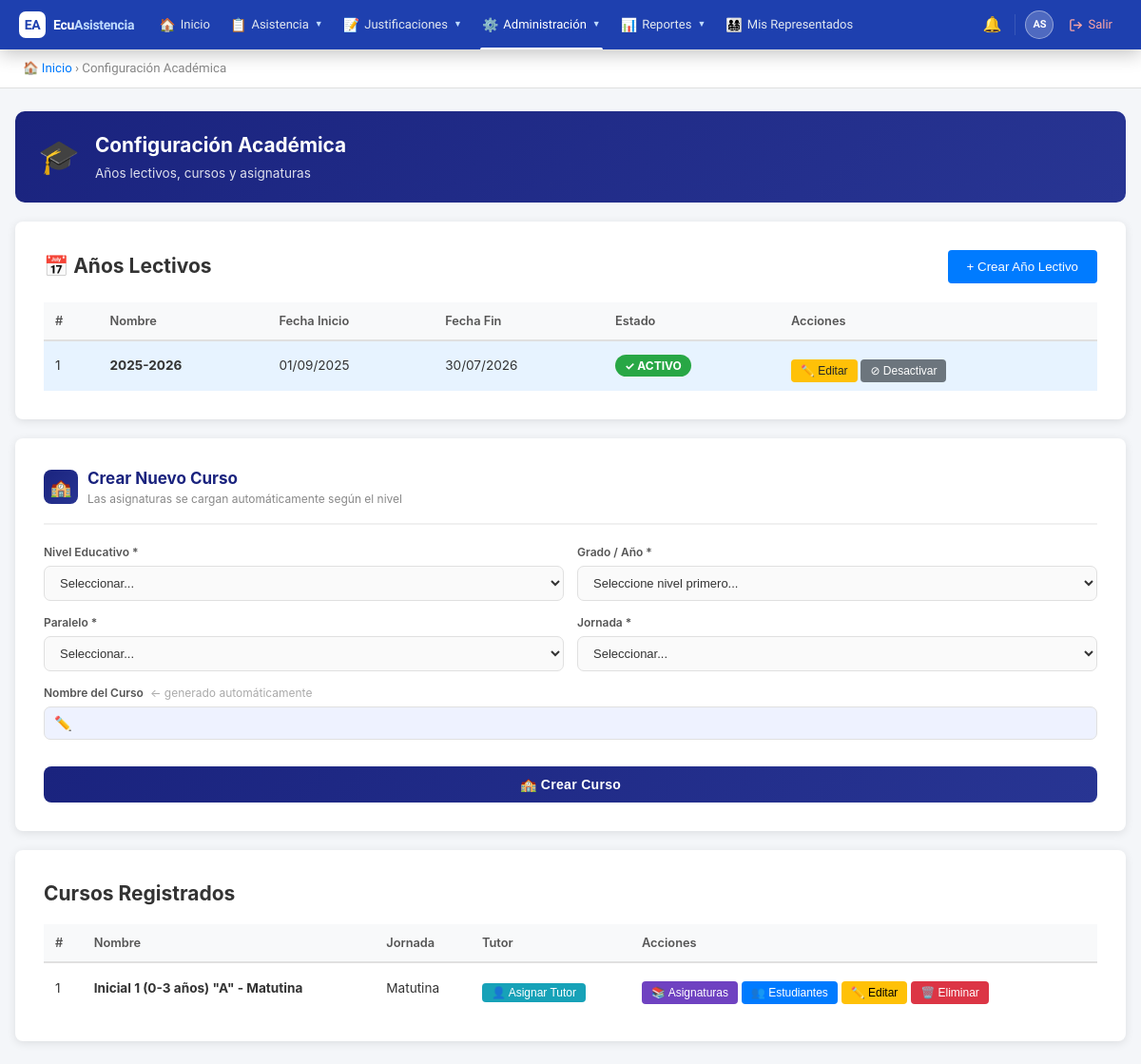
Screenshot of /public/?action=academic (signed in) with the database file from the repository.
### tables this page shows
CREATE TABLE `school_years` (
  `id` int(11) NOT NULL AUTO_INCREMENT,
  `institution_id` int(11) NOT NULL,
  `name` varchar(100) NOT NULL,
  `start_date` date NOT NULL,
  `end_date` date NOT NULL,
  `is_active` tinyint(1) DEFAULT 0,
  `created_at` timestamp NOT NULL DEFAULT current_timestamp(),
  `updated_at` timestamp NOT NULL DEFAULT current_timestamp() ON UPDATE current_timestamp(),
  PRIMARY KEY (`id`),
  KEY `institution_id` (`institution_id`),
  CONSTRAINT `school_years_ibfk_1` FOREIGN KEY (`institution_id`) REFERENCES `institutions` (`id`)
);

CREATE TABLE `courses` (
  `id` int(11) NOT NULL AUTO_INCREMENT,
  `institution_id` int(11) NOT NULL,
  `school_year_id` int(11) NOT NULL,
  `name` varchar(100) NOT NULL,
  `grade_level` varchar(50) DEFAULT NULL,
  `parallel` varchar(10) DEFAULT NULL,
  `shift_id` int(11) NOT NULL,
  `created_at` timestamp NOT NULL DEFAULT current_timestamp(),
  `updated_at` timestamp NOT NULL DEFAULT current_timestamp() ON UPDATE current_timestamp(),
  PRIMARY KEY (`id`),
  KEY `institution_id` (`institution_id`),
  KEY `school_year_id` (`school_year_id`),
  KEY `shift_id` (`shift_id`),
  CONSTRAINT `courses_ibfk_1` FOREIGN KEY (`institution_id`) REFERENCES `institutions` (`id`),
  CONSTRAINT `courses_ibfk_2` FOREIGN KEY (`school_year_id`) REFERENCES `school_years` (`id`),
  CONSTRAINT `courses_ibfk_3` FOREIGN KEY (`shift_id`) REFERENCES `shifts` (`id`)
);

CREATE TABLE `shifts` (
  `id` int(11) NOT NULL AUTO_INCREMENT,
  `name` varchar(50) NOT NULL,
  `created_at` timestamp NOT NULL DEFAULT current_timestamp(),
  PRIMARY KEY (`id`)
);

### views/academic/index.php (the view, shortened to what the rows shown need)
<!DOCTYPE html>
<html lang="es">
<head>
</head>
<body>
    <?php include BASE_PATH . '/views/partials/navbar.php'; ?>
<div class="container">
    <div class="page-header" style="background:linear-gradient(135deg,#1a237e,#283593);">
        <div>
            <h1>Configuración Académica</h1>
        </div>
    </div>
        <div class="card" style="margin-bottom: 20px;">
            <div style="display: flex; justify-content: space-between; align-items: center; margin-bottom: 20px;">
                <h2 style="margin: 0;">📅 Años Lectivos</h2>
            </div>
            <table>
                <thead>
                    <tr>
                        <th>#</th>
                        <th>Nombre</th>
                        <th>Fecha Inicio</th>
                        <th>Fecha Fin</th>
                        <th>Estado</th>
                        <th>Acciones</th>
                    </tr>
                </thead>
                <tbody>
                    <?php if(empty($schoolYears)): ?>
                        <tr>
                            <td colspan="6" style="text-align:center; color: #999;">No hay años lectivos registrados</td>
                        </tr>
                    <?php else: ?>
                        <?php $counter = 1; foreach($schoolYears as $year): ?>
                        <tr style="<?= $year['is_active'] ? 'background: #e7f3ff;' : '' ?>">
                            <td><?= $counter++ ?></td>
                            <td><strong><?= htmlspecialchars($year['name']) ?></strong></td>
                            <td><?= date('d/m/Y', strtotime($year['start_date'])) ?></td>
                            <td><?= date('d/m/Y', strtotime($year['end_date'])) ?></td>
                            <td>
                                <?php if($year['is_active']): ?>
                                    <span style="background: #28a745; color: white; padding: 4px 10px; border-radius: 12px; font-size: 12px; font-weight: bold;">
                                        ✓ ACTIVO
                                    </span>
                                <?php else: ?>
                                    <span style="background: #6c757d; color: white; padding: 4px 10px; border-radius: 12px; font-size: 12px;">
                                        Inactivo
                                    </span>
                                <?php endif; ?>
                            </td>
                            <td style="white-space: nowrap;">
                                <button onclick="location.href='?action=edit_school_year&id=<?= $year['id'] ?>'"
                                        style="padding: 5px 10px; font-size: 12px; background: #ffc107; color: #212529;">
                                    ✏️ Editar
                                </button>
                                <?php if($year['is_active']): ?>
                                    <form method="POST" action="?action=deactivate_school_year" style="display: inline;"
                                          onsubmit="return confirmSY(event,'desactivar','<?= htmlspecialchars(addslashes($year['name'])) ?>')">
                                        <button type="submit" style="padding: 5px 10px; font-size: 12px; background: #6c757d; color:white;">
                                            ⊘ Desactivar
                                        </button>
                                    </form>
                                <?php endif; ?>
                            </td>
                        </tr>
                        <?php endforeach; ?>
                    <?php endif; ?>
                </tbody>
            </table>
        </div>
        <div class="grid">
            <div class="card">
                <div style="display:flex; align-items:center; gap:10px; margin-bottom:20px; padding-bottom:16px; border-bottom:2px solid #f0f0f0;">
                    <div>
                        <h2 style="margin:0;font-size:17px;color:#1a237e;">Crear Nuevo Curso</h2>
                    </div>
                </div>
            </div>
        </div>
        <div class="card">
            <div style="display:flex;justify-content:space-between;align-items:center;margin-bottom:16px;">
                <h2 style="margin:0;">Cursos Registrados</h2>
            </div>
            <table>
                <thead>
                    <tr>
                        <th>#</th>
                        <th>Nombre</th>
                        <th>Jornada</th>
                        <th>Tutor</th>
                        <th>Acciones</th>
                    </tr>
                </thead>
                <tbody>
                    <?php $n=1; foreach($courses as $course): ?>
                    <tr>
                        <td><?= $n++ ?></td>
                        <td><strong><?= htmlspecialchars($course['name']) ?></strong></td>
                        <td><?= ucfirst($course['shift_name']) ?></td>
                        <td style="white-space:nowrap;">
                            <?php if(!empty($course['tutor_last'])): ?>
                                <span style="color:#1565c0;font-size:13px;">
                                    👤 <?= htmlspecialchars($course['tutor_last'].' '.$course['tutor_first']) ?>
                                </span>
                                <button class="btn-tutor-change"
                                        data-course-id="<?= $course['id'] ?>"
                                        data-course-name="<?= htmlspecialchars($course['name'], ENT_QUOTES) ?>"
                                        data-has-tutor="1"
                                        title="Cambiar tutor"
                                        style="padding:2px 7px;font-size:14px;background:none;border:none;cursor:pointer;color:#f57c00;vertical-align:middle;">
                                    🔄
                                </button>
                                <button class="btn-tutor-remove"
                                        data-course-id="<?= $course['id'] ?>"
                                        data-course-name="<?= htmlspecialchars($course['name'], ENT_QUOTES) ?>"
                                        title="Quitar tutor"
                                        style="padding:2px 7px;font-size:14px;background:none;border:none;cursor:pointer;color:#dc3545;vertical-align:middle;font-weight:bold;">
                                    ✕
                                </button>
                            <?php else: ?>
                                <button class="btn-tutor-assign"
                                        data-course-id="<?= $course['id'] ?>"
                                        data-course-name="<?= htmlspecialchars($course['name'], ENT_QUOTES) ?>"
                                        data-has-tutor="0"
                                        style="padding:3px 10px;font-size:12px;background:#17a2b8;color:white;border:none;border-radius:4px;cursor:pointer;">
                                    👤 Asignar Tutor
                                </button>
                            <?php endif; ?>
                        </td>
                        <td style="white-space:nowrap;">
                            <button onclick="location.href='?action=course_subjects&course_id=<?= $course['id'] ?>'"
                                    style="padding:5px 10px;font-size:12px;background:#6f42c1;color:white;">
                                📚 Asignaturas
                            </button>
                            <button onclick="location.href='?action=enroll_students&course_id=<?= $course['id'] ?>'"
                                    style="padding:5px 10px;font-size:12px;background:#007bff;">
                                👥 Estudiantes
                            </button>
                            <button onclick="location.href='?action=edit_course&id=<?= $course['id'] ?>'"
                                    style="padding:5px 10px;font-size:12px;background:#ffc107;color:#000;">
                                ✏️ Editar
                            </button>
                            <form method="POST" action="?action=delete_course" style="display:inline;"
                                  onsubmit="return confirmDeleteCourse(event, '<?= htmlspecialchars(addslashes($course['name'])) ?>')">
                                <button type="submit" style="padding:5px 10px;font-size:12px;background:#dc3545;">
                                    🗑️ Eliminar
                                </button>
                            </form>
                        </td>
                    </tr>
                    <?php endforeach; ?>
                </tbody>
            </table>
        </div>
    </div>
</body>
</html>

### rows the page displays
school_years: name "2025-2026", start_date "01/09/2025", end_date "30/07/2026", is_active "✓ ACTIVO"
courses: name "Inicial 1 (0-3 años) \"A\" - Matutina", shift.name "Matutina"
